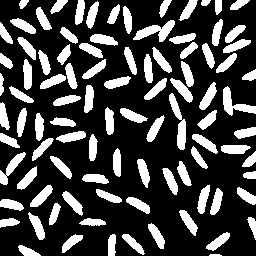
#> input picture test_images/rice-bw.png, 256 x 256 px
$ python boundaryTrack.py -f ../test_images/rice-bw.png   (older library calls are emulated)
#> lines starting #> are read from the running program, lines starting #| are printed output that depends on the picture; after the words box and inside, x2 and y2 are one past the last pixel; in counts of white or black regions, pixels touching at a corner belong together
### pythonImplement/connectedRegion.py
'''
## connectedRegion.py

功能: 对二值化图片进行联通区域标记
```bash
python connectedRegion.py -f [Image Path] -n [neighborhood Size]
python connectedRegion.py -f ../test_images/rice-bw.png -n 4
```
'''

import cv2.cv2 as cv2
from matplotlib import pyplot as plt
from collections import deque
import numpy as np
from pprint import pprint
import argparse
def find_connect(graph, bigger_neighborhood=False):
    region_cnt = 0 # increase when encounter a 1 pixel
    w, h = graph.shape
    graph = graph.tolist()
    visited = [False for i in range(w * h)]
    indices = [[0 for i in range(w)] for j in range(h)]
    ptr = 0
    for ptr in range(w * h):
        if not visited[ptr]:
            visited[ptr] = True
            if graph[ptr//w][ptr%w] == 1: # Find new connection
                region_cnt += 1
                queue = deque([ptr])
                while len(queue) != 0: # bfs
                    index = queue.pop()
                    indices[index//w][index%w] = region_cnt
                    neighbors = collect_neighbors(index, w, h, bigger_neighborhood)
                    for neighbor in neighbors:
                        if not visited[neighbor]:
                            visited[neighbor] = True
                            if graph[neighbor//w][neighbor%w] == 1:
                                queue.appendleft(neighbor)
    return indices, region_cnt


def collect_neighbors(index, width, height, bigger_neighborhood):
    size = width * height
    neighbors = []
    if index - width >= 0:
        up = True
        neighbors.append(index-width)
    if index + width < size:
        down = True
        neighbors.append(index+width)
    if index % width > 0:
        left = True
        neighbors.append(index-1)
    if index % width < width - 1:
        right = True
        neighbors.append(index+1)
    if bigger_neighborhood:
        if up and left: neighbors.append(index - width - 1)
        if up and right: neighbors.append(index - width + 1)
        if down and left: neighbors.append(index + width - 1)
        if down and right: neighbors.append(index + width + 1)
    return neighbors

# [25 lines left out: functions test_find_connect, get_colormap, rend_result, not called in this run]


# [15 lines that do not run on import are left out]

### pythonImplement/boundaryTrack.py
import numpy as np
from cv2 import cv2
from pprint import pprint
from connectedRegion import find_connect
from matplotlib import pyplot as plt
import argparse

'''
3 2 1
4 x 0
5 6 7
'''
directs = [(0, 1), (-1, 1), (-1, 0), (-1, -1),
           (0, -1), (1, -1), (1, 0), (1, 1)]


def getBoundary(graph, region_id):
    '''
    Get the boundary of connected region of region_id from graph

    Args:
        graph -- np.array 2dims
        region_id 1 - cnt
    Returns:
        chain -- list, sequence containing the coordinate of chain points with the formate (i, j)
    '''
    w, h = graph.shape
    graph = graph.tolist()
    chain = []
    # 找到第一个点
    b0 = find_first(graph, region_id)
    if b0 == (h, w):
        return chain
    dir0 = 4 # TODO too stupid
    c0 = neighbor(b0, dir0)
    b = b0
    c = c0
    dir = dir0 - 2
    # 顺时针旋转 找到下一个边节点, 加入chain 并移动到它
    while not (b == b0 and dir == dir0-1):
        # dir == dir0 - 1的结束条件总能够保证转一圈能够停, 不然因为存在奇偶跳的不一样的问题 导致循环无法结束
        chain.append(b)
        # print(b)
        if b == b0: # 只有第一个点需要特地检查是否转到一个圈, 如果是递归写法就不需要?
            b, c, dir = traverse(graph, region_id, b, c, dir, dir0-1)
        else:
            b, c, dir = traverse(graph, region_id, b, c, dir)
    return chain


def find_first(graph, index):
    '''
    Find the first point in graph of given index.
    Args:
        graph -- list of list 2 dims.
        index -- int
    Returns:
        coor of point
    '''
    h = len(graph)
    w = len(graph[0])
    for i in range(h):
        for j in range(w):
            if graph[i][j] == index:
                return (i, j)
    return (h, w)

def traverse(graph, region_index, b, c, dir, dir_end=None):
    candidate = neighbor(b, dir)
    while candidate != c and dir != dir_end:
        if graph[candidate[0]][candidate[1]] == region_index:
            c = neighbor(b, (dir + 9) % 8)
            if dir % 2 == 0:
                dir = (dir + 1) % 8
            else:
                dir = (dir + 2) % 8
            return candidate, c, dir
        else:
            dir = (dir + 7) % 8
            candidate = neighbor(b, dir)

    return b, c, dir

def neighbor(index, direct):
    '''
    Return the coordinate of the neighbor of index at given direct.
    Args:
        index -- coor (i, j)
        direct -- index of directs
    Returns:
        ret -- coor
    '''
    ret = (index[0] + directs[direct][0], index[1] + directs[direct][1])
    if ret[0] < 0 or ret[1] < 0:
        raise ValueError
    return ret


def padding_graph(graph):
    '''
    Pad 0 on border of graph since the bournday need to be close (surrounding by 0)
    '''
    w, h = graph.shape
    new_graph = np.zeros((w+2, h+2), dtype=np.uint8)
    new_graph[1:-1, 1:-1] = graph
    return new_graph


def test_boundaryChain():
    graph = np.zeros((10, 10), dtype=np.int)
    graph[3:5, 3:5] = 1
    graph[2, 2:6] = 1
    graph[5, 4:6] = 1
    graph[6, 5:8] = 1
    boundaryChain = getBoundary(graph, 1)
    print(boundaryChain)


'''
## boundaryTrack.py 边界追踪

功能: 对二值化图像进行多元素边界追踪

```bash
python boundaryTrack.py -f [Image path]
python boundaryTrack.py -f ../test_images/rice-bw.png
```
'''

if __name__ == '__main__':
    parser = argparse.ArgumentParser('Multi-elements boundary track.')
    parser.add_argument('--file', '-f', required=True,
                        help='Filepath of an image which has been binarized.')
    args = parser.parse_args()
    im = cv2.imread(args.file, 0)
#> im: shape (256, 256); 26.8% white; 95 white regions, largest, box (x1, y1, x2, y2) and area: (133, 20, 175, 42) 403, (169, 93, 186, 150) 400, (223, 86, 256, 116) 373
    _, graph = cv2.threshold(im, 127, 255, cv2.THRESH_BINARY)
    graph[graph > 0] = 1
    indices, cnt = find_connect(graph) # First find connected regions
#> in find_connect, `graph = graph.tolist()`: graph = 256 items
    indices = np.array(indices)
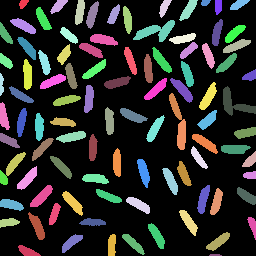
#> indices: shape (256, 256) int64; 98 distinct labels, from 0 to 97; one colour per label, 0 black
    indices = padding_graph(indices)
#> in padding_graph, `new_graph[1:-1, 1:-1] = graph`:
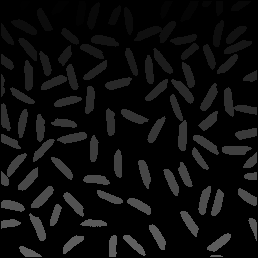
#> new_graph: shape (258, 258); min 0, max 97, mean 13.1
    chains = []
    plt.subplot(121)
    plt.axis('equal')
    for id in range(1, cnt+1): # find boundary of connected region by index
        chain = getBoundary(indices, id)
        chains.append(chain)
    for chain in chains:
        chain = np.array(chain)

        plt.plot(chain[:, 1], chain[:, 0], color=np.random.rand(3))
#> this loop made 97 passes
    ax = plt.gca()
    ax.invert_yaxis()
    plt.subplot(122)
    plt.imshow(im, cmap='gray')
    plt.axis('equal')
    plt.show()
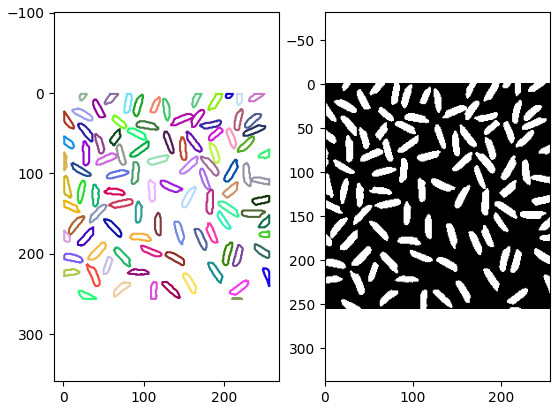
#> figure drawn by matplotlib, 2 panels
